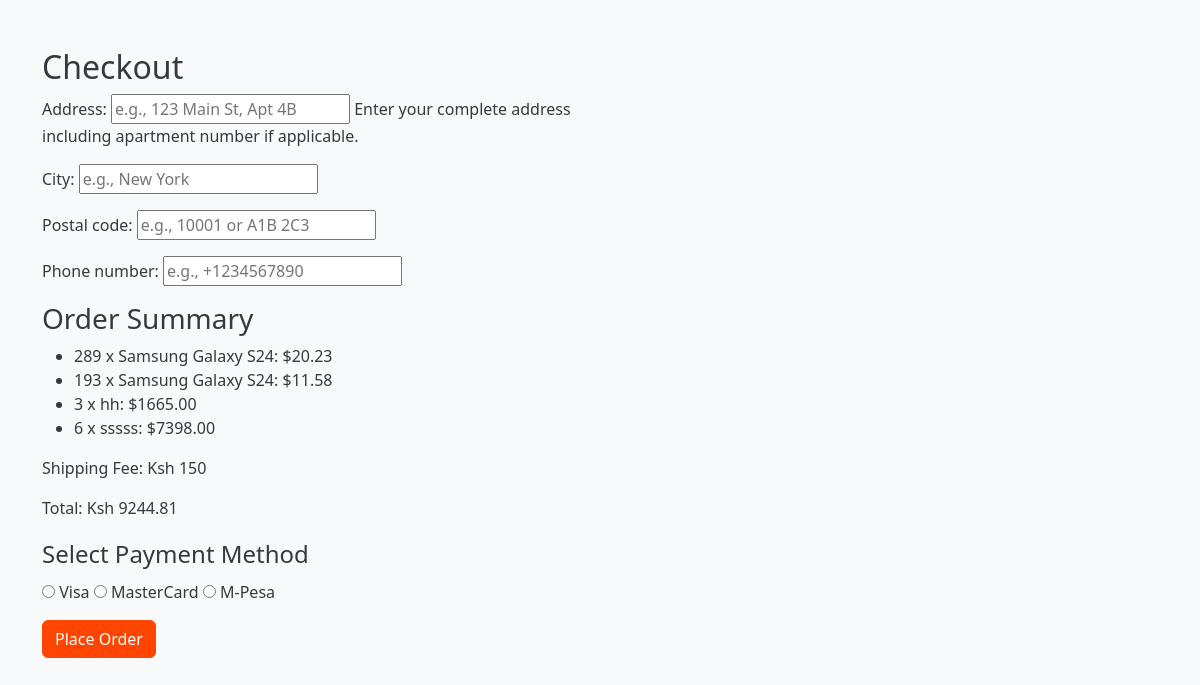
Before: /checkout/ (signed in) with the older database file.
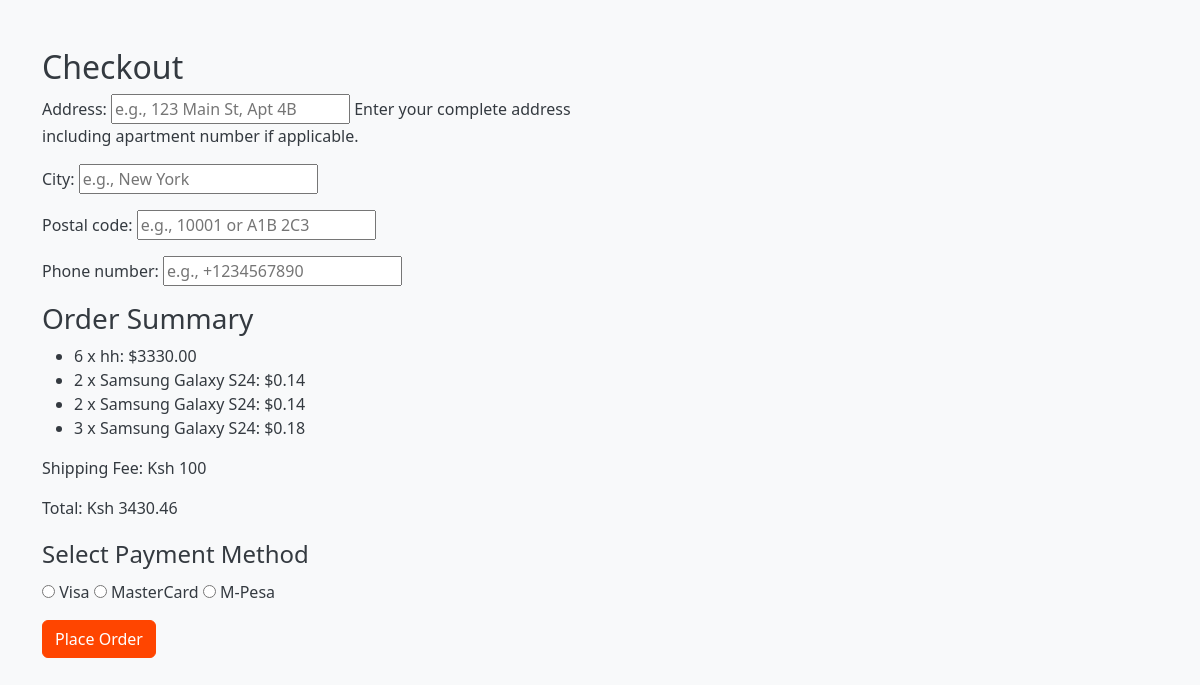
After: the same page with the newer database file.
### myapp/models.py (models this page shows, shortened)
class CartItem(models.Model):
    cart = models.ForeignKey(Cart, on_delete=models.CASCADE) #
    product = models.ForeignKey(Product, on_delete=models.CASCADE)
    quantity = models.PositiveIntegerField(default=1)
    def get_total_price(self):
        return self.product.get_total_price(self.quantity)

class Product(models.Model):
    name = models.CharField(max_length=255)
    price = models.DecimalField(max_digits=10, decimal_places=2)
    image = models.ImageField(upload_to='products_images/', blank=True)
    description = models.TextField(blank=True, null=True)
    rating = models.PositiveIntegerField(default=0)
    reviews = models.PositiveIntegerField(default=0)
    def get_total_price(self, quantity):
        return self.price * quantity

### myapp/views.py (the view)
# urls.py: path('checkout/', views.checkout_view, name='checkout'),
@login_required
@csrf_protect
def checkout_view(request):
    cart = Cart.objects.get(user=request.user)
    cart_items = CartItem.objects.filter(cart=cart)
    if request.method == 'POST':
        form = CheckoutForm(request.POST)
        payment_method = request.POST.get('payment_method')
        if form.is_valid():
            total_price = cart.get_total_price()  # Ensure this returns a numeric value
            shipping_fee = calculate_shipping_fee(total_price)
            order = Order.objects.create(
                user=request.user,
                total=total_price + shipping_fee
            )
            order.shipping_fee = shipping_fee
            order.save()
            for item in cart_items:
                OrderItem.objects.create(order=order, product=item.product, quantity=item.quantity)
            shipping_details = ShippingDetails(
                user=request.user,  # or set to None if not needed
                order=order,
                address=form.cleaned_data['address'],
                city=form.cleaned_data['city'],
                postal_code=form.cleaned_data['postal_code']
            )
            shipping_details.save()
            Payment.objects.create(
                order=order,
                payment_method=payment_method,
                amount=order.total,
                transaction_id="N/A",
                payment_status="pending"
            )
            cart_items.delete()
            return redirect('order_confirmation', order_id=order.id)
    else:
        form = CheckoutForm()
    total_price = cart.get_total_price()  # Ensure this returns a valid numeric value
    shipping_fee = calculate_shipping_fee(total_price)
    context = {
        'form': form,
        'cart_items': cart_items,
        'shipping_fee': shipping_fee,
        'total_price': total_price + shipping_fee,
    }
    return render(request, 'checkout.html', context)

### myapp/models.py (called while the page is built)
    def get_items(self):
        return CartItem.objects.filter(cart=self)

    def get_total_price(self):
        return sum(item.get_total_price() for item in self.get_items())

### myapp/views.py (called while the page is built)
def calculate_shipping_fee(total_price):
    if total_price is None:
        return 0  # or another appropriate default value
    if total_price <= 1000:
        return 50
    elif total_price <= 5000:
        return 100
    else:
        return 150

### templates/checkout.html (shortened to what this page needs)
{% load static %}
<!DOCTYPE html>
<html lang="en">
<head>
    <link href="https://cdn.jsdelivr.net/npm/bootstrap@5.3.3/dist/css/bootstrap.min.css" rel="stylesheet">
    <link href="https://cdn.jsdelivr.net/npm/bootstrap-icons/font/bootstrap-icons.css" rel="stylesheet">
    <link rel="stylesheet" href="{% static 'css/styles.css' %}">
</head>
<body>
    <div class="container py-5">
        <h2>Checkout</h2>
                <div class="col-md-6">
                    <form method="POST" action="{% url 'checkout' %}">
                        {{ form.as_p }}
                        <h3>Order Summary</h3>
                        <ul>
                            {% for item in cart_items %}
                                <li>{{ item.quantity }} x {{ item.product.name }}: ${{ item.get_total_price }}</li>
                            {% endfor %}
                        </ul>
                        <p>Shipping Fee: Ksh {{ shipping_fee }}</p>
                        <p>Total: Ksh {{ total_price }}</p>
                        <fieldset>
                            <legend>Select Payment Method</legend>
                            <label>
                                <input type="radio" name="payment_method" value="visa" required> Visa
                            </label>
                            <label>
                                <input type="radio" name="payment_method" value="mastercard" required> MasterCard
                            </label>
                            <label>
                                <input type="radio" name="payment_method" value="mpesa" required> M-Pesa
                            </label>
                        </fieldset>
                        <button type="submit" class="btn btn-primary mt-3">Place Order</button>
                    </form>
                </div>
            </div>
</body>
</html>

Changed rows visible on the page:
removed CartItem: quantity "289", product.name "Samsung Galaxy S24", get_total_price "20.23"
removed CartItem: quantity "193", product.name "Samsung Galaxy S24", get_total_price "11.58"
removed CartItem: quantity "3", product.name "hh", get_total_price "1665.00"
removed CartItem: quantity "6", product.name "sssss", get_total_price "7398.00"
added CartItem: quantity "6", product.name "hh", get_total_price "3330.00"
added CartItem: quantity "2", product.name "Samsung Galaxy S24", get_total_price "0.14"
added CartItem: quantity "2", product.name "Samsung Galaxy S24", get_total_price "0.14"
added CartItem: quantity "3", product.name "Samsung Galaxy S24", get_total_price "0.18"
Other visible differences:
{{ shipping_fee }}: "150" → "100"
{{ total_price }}: "9244.81" → "3430.46"
